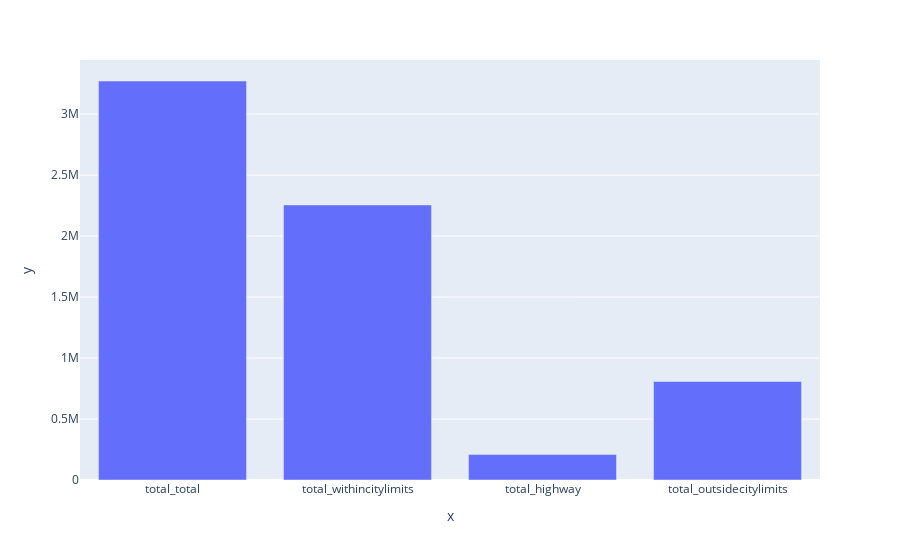

The code cell stored with this chart in its notebook:
### Code cell
df2 = df_accidents_human_injury

total_total = 0
for i in df_accidents_human_injury['Accidents involving human injury - total']:
    total_total = total_total + i
print(total_total)

total_withincitylimits = 0
for i in df_accidents_human_injury['Accidents involving human injury - within city limits']:
    total_withincitylimits = total_withincitylimits + i
print(total_withincitylimits)

total_highway = 0
for i in df_accidents_human_injury['Accidents involving human injury - highway']:
    total_highway = total_highway + i
print(total_highway)

total_outsidecitylimits = 0
for i in df_accidents_human_injury['Accidents involving human injury - outside city limits, off highway']:
    total_outsidecitylimits = total_outsidecitylimits + i
print(total_outsidecitylimits)

categories = ['total_total','total_withincitylimits', 'total_highway', 'total_outsidecitylimits']
accidents = [total_total, total_withincitylimits, total_highway, total_outsidecitylimits]
print(accidents)

fig = px.bar(x = categories, y = accidents)
fig.show()

### Figure 1 — Plotly figure (JSON) as saved in the notebook; plotly's stock layout.template omitted (floating-point values rounded to 4 significant figures)
{"data": [{"alignmentgroup": "True", "hovertemplate": "x=%{x}<br>y=%{y}<extra></extra>", "legendgroup": "", "marker": {"color": "#636efa", "pattern": {"shape": ""}}, "name": "", "offsetgroup": "", "orientation": "v", "showlegend": false, "textposition": "auto", "type": "bar", "x": ["total_total", "total_withincitylimits", "total_highway", "total_outsidecitylimits"], "xaxis": "x", "y": [3271620, 2255279, 208574, 807767], "yaxis": "y"}], "layout": {"barmode": "relative", "legend": {"tracegroupgap": 0}, "margin": {"t": 60}, "xaxis": {"anchor": "y", "domain": [0, 1], "title": {"text": "x"}}, "yaxis": {"anchor": "x", "domain": [0, 1], "title": {"text": "y"}}}}
